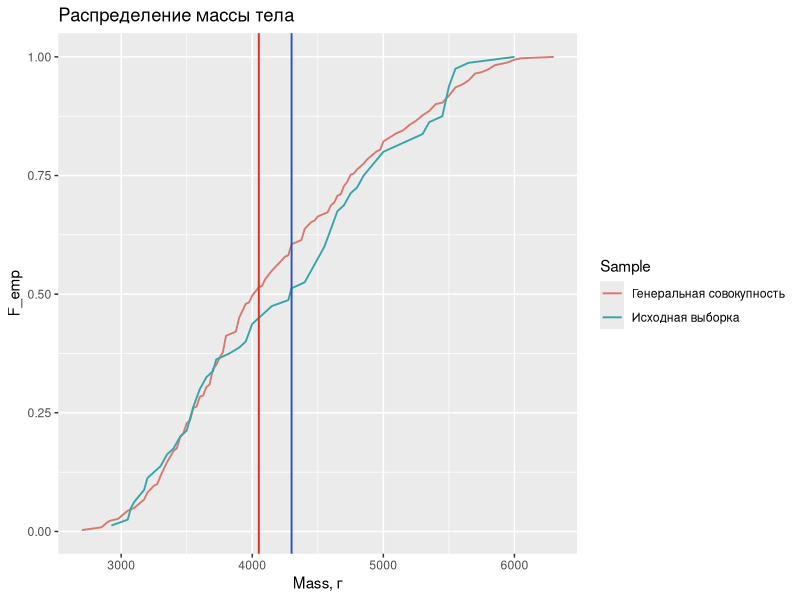
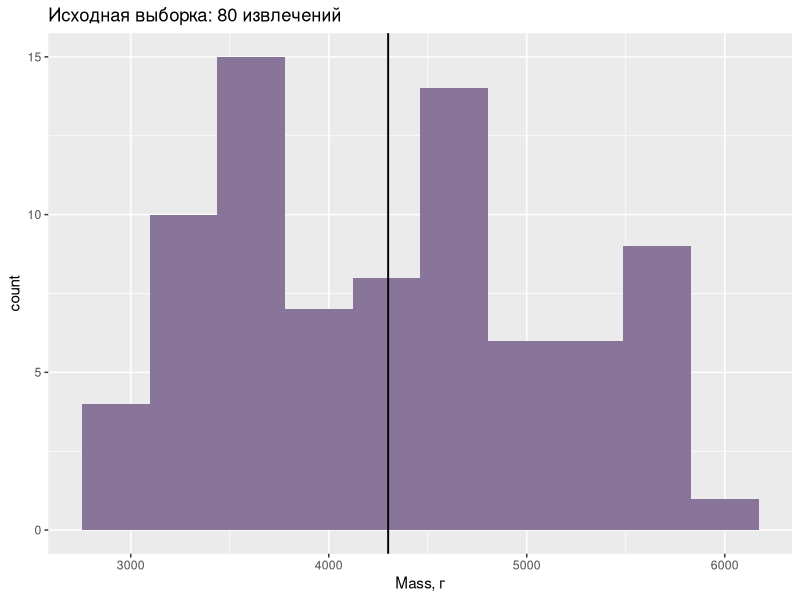
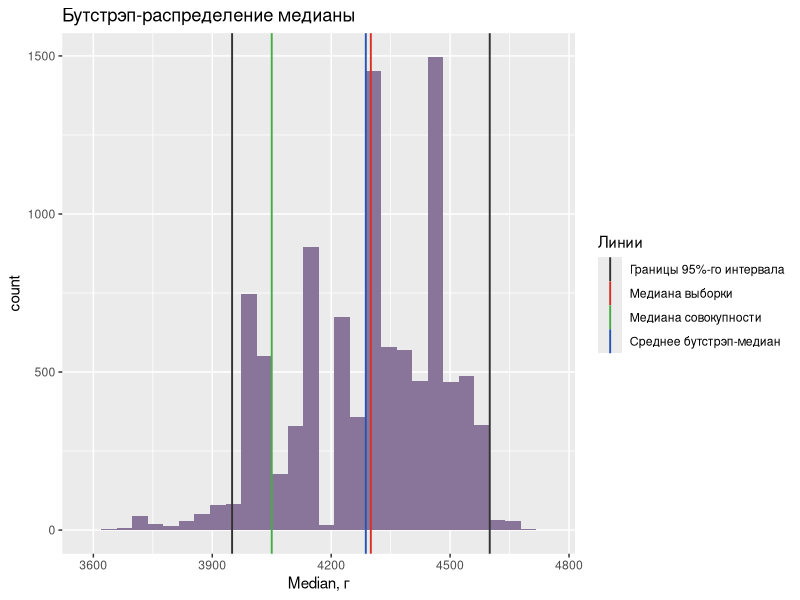
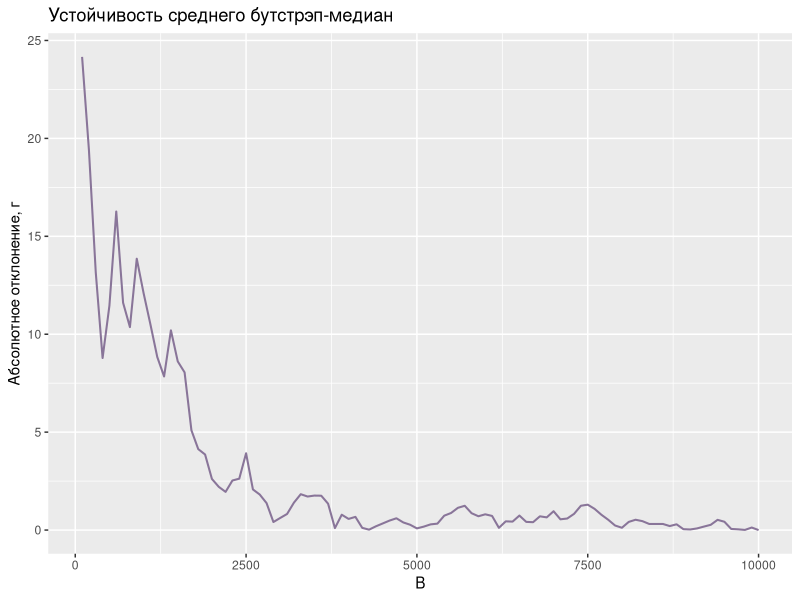
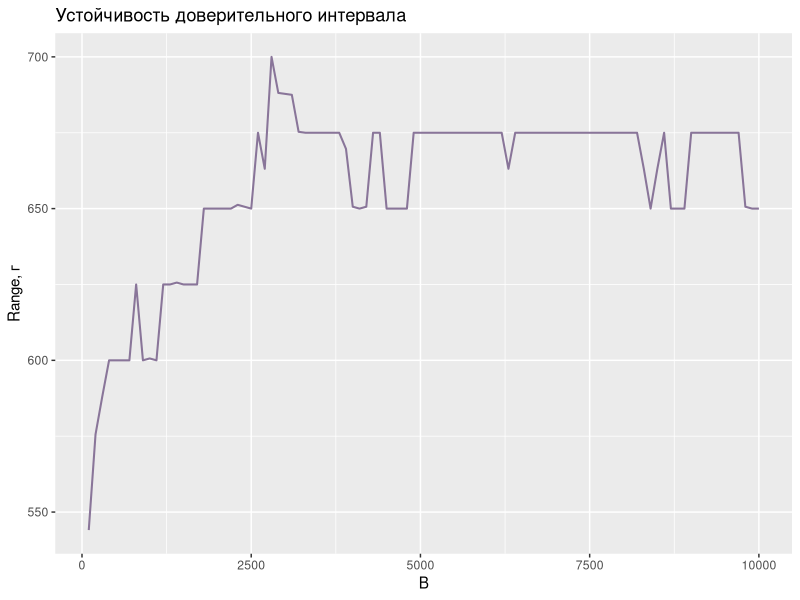
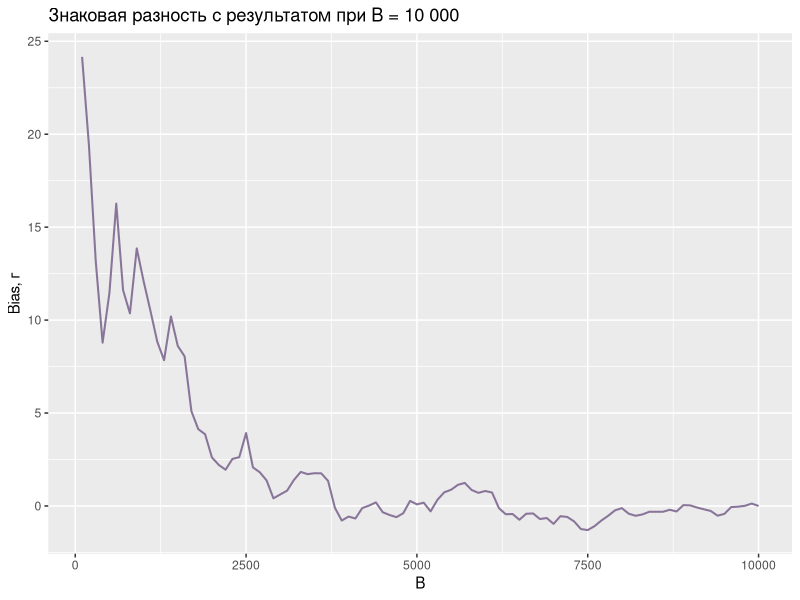

Reproduce these figures in R, in order.
## ---- chunk 1
knitr::opts_chunk$set(echo = TRUE, message = FALSE, warning = TRUE,
                      fig.width = 10, fig.height = 6.3, dpi = 150,
                      dev = "png", dev.args = list(type = "cairo"))
options(scipen = 20)
## ---- chunk 2
# Эти пакеты устанавливаются один раз перед первой сборкой:
# install.packages(c("palmerpenguins", "ggplot2", "knitr", "rmarkdown"))
library(palmerpenguins)
library(ggplot2)

population <- as.data.frame(
  penguins[!is.na(penguins$body_mass_g), c("species", "body_mass_g")]
)
rownames(population) <- NULL

# Указываем алгоритмы генератора, чтобы повторить заданную серию.
RNGkind(kind = "Mersenne-Twister", normal.kind = "Inversion",
        sample.kind = "Rejection")
set.seed(2026)
start_rows <- sample.int(342, size = 80, replace = TRUE)
initial_sample <- population[start_rows, , drop = FALSE]

all_masses <- population$body_mass_g
observed_masses <- initial_sample$body_mass_g
population_median <- median(all_masses)
sample_median <- median(observed_masses)

stopifnot(nrow(population) == 342L, nrow(initial_sample) == 80L,
          !anyNA(observed_masses))

show_number <- function(x) {
  format(x, digits = 10, trim = TRUE, scientific = FALSE)
}
knitr::kable(data.frame(
  Показатель = c("Объем совокупности", "Объем исходной выборки",
                "Медиана совокупности, г", "Медиана исходной выборки, г"),
  Значение = c(length(all_masses), length(observed_masses),
              population_median, sample_median)
), row.names = FALSE)
## ---- chunk 3
distribution_data <- rbind(
  data.frame(Mass = all_masses, Sample = "Генеральная совокупность"),
  data.frame(Mass = observed_masses, Sample = "Исходная выборка")
)

ggplot(distribution_data, aes(x = Mass, color = Sample)) +
  stat_ecdf(geom = "line", pad = FALSE, linewidth = 0.65) +
  geom_vline(xintercept = population_median, color = "#d73027", linewidth = 0.65) +
  geom_vline(xintercept = sample_median, color = "#2853b9", linewidth = 0.65) +
  scale_color_manual(values = c("Генеральная совокупность" = "#d87970",
                                "Исходная выборка" = "#36a5aa")) +
  labs(title = "Распределение массы тела", x = "Mass, г", y = "F_emp",
       color = "Sample")
## ---- chunk 4
mass_bin_width <- diff(range(observed_masses)) / (10 - 1)
mass_limits <- seq(min(observed_masses) - mass_bin_width / 2,
                     max(observed_masses) + mass_bin_width / 2, length.out = 11)
hist_fill <- "#897599"

ggplot(data.frame(Mass = observed_masses), aes(x = Mass)) +
  geom_histogram(breaks = mass_limits, fill = hist_fill) +
  geom_vline(xintercept = sample_median, linewidth = 0.65) +
  labs(title = "Исходная выборка: 80 извлечений", x = "Mass, г", y = "count")
## ---- chunk 5
max_repeats <- 10000L
median_repeats <- numeric(max_repeats)

set.seed(2027)
for (iteration in seq_len(max_repeats)) {
  resample_rows <- sample.int(80, size = 80, replace = TRUE)
  bootstrap_sample <- initial_sample[resample_rows, , drop = FALSE]
  median_repeats[iteration] <- median(bootstrap_sample$body_mass_g)
}

stopifnot(length(median_repeats) == 10000L, all(is.finite(median_repeats)))
## ---- chunk 6
average_median <- mean(median_repeats)
median_se <- sd(median_repeats)
median_bias <- average_median - sample_median
percentile_interval <- quantile(median_repeats, probs = c(0.025, 0.975),
                     type = 7, names = FALSE)
interval_width <- percentile_interval[2] - percentile_interval[1]
contains_population <- population_median >= percentile_interval[1] && population_median <= percentile_interval[2]

main_results <- data.frame(
  Показатель = c("Среднее бутстрэп-медиан, г", "Стандартная ошибка, г",
                "Бутстрэп-смещение, г", "Нижняя граница интервала, г",
                "Верхняя граница интервала, г", "Ширина интервала, г"),
  Значение = sapply(c(average_median, median_se, median_bias, percentile_interval, interval_width),
                   show_number),
  check.names = FALSE
)
knitr::kable(main_results, row.names = FALSE)
## ---- chunk 7
median_bin_width <- diff(range(median_repeats)) / (30 - 1)
median_limits <- seq(min(median_repeats) - median_bin_width / 2,
                   max(median_repeats) + median_bin_width / 2, length.out = 31)
reference_lines <- data.frame(
  Value = c(percentile_interval, sample_median, average_median, population_median),
  Role = c("Границы 95%-го интервала", "Границы 95%-го интервала",
           "Медиана выборки", "Среднее бутстрэп-медиан", "Медиана совокупности")
)

ggplot(data.frame(Median = median_repeats), aes(x = Median)) +
  geom_histogram(breaks = median_limits, fill = hist_fill) +
  geom_vline(data = reference_lines, aes(xintercept = Value, color = Role),
             linewidth = 0.65) +
  scale_color_manual(values = c("Границы 95%-го интервала" = "#333333",
                                "Медиана выборки" = "#d73027",
                                "Среднее бутстрэп-медиан" = "#2853b9",
                                "Медиана совокупности" = "#44ad45")) +
  labs(title = "Бутстрэп-распределение медианы", x = "Median, г", y = "count",
       color = "Линии")
## ---- chunk 8
repeat_grid <- seq(100L, max_repeats, by = 100L)
stability_results <- data.frame(
  B = repeat_grid, Mean = NA_real_, Deviation = NA_real_, SE = NA_real_,
  Lower = NA_real_, Upper = NA_real_, Width = NA_real_, Signed = NA_real_
)

for (position in seq_along(repeat_grid)) {
  b <- repeat_grid[position]
  first_medians <- median_repeats[seq_len(b)]
  average <- mean(first_medians)
  bounds <- quantile(first_medians, c(0.025, 0.975), type = 7, names = FALSE)
  stability_results$Mean[position] <- average
  stability_results$Deviation[position] <- abs(average - average_median)
  stability_results$SE[position] <- sd(first_medians)
  stability_results$Lower[position] <- bounds[1]
  stability_results$Upper[position] <- bounds[2]
  stability_results$Width[position] <- bounds[2] - bounds[1]
  stability_results$Signed[position] <- average - average_median
}
## ---- chunk 9
ggplot(stability_results, aes(x = B, y = Deviation)) +
  geom_line(color = hist_fill, linewidth = 0.7) +
  labs(title = "Устойчивость среднего бутстрэп-медиан", x = "B",
       y = "Абсолютное отклонение, г")
## ---- chunk 10
ggplot(stability_results, aes(x = B, y = Width)) +
  geom_line(color = hist_fill, linewidth = 0.7) +
  labs(title = "Устойчивость доверительного интервала", x = "B", y = "Range, г")
## ---- chunk 11
report_sizes <- c(100, 1000, 2000, 5000, 10000)
report_rows <- stability_results[stability_results$B %in% report_sizes, ]
comparison_table <- data.frame(
  Показатель = c("Средняя бутстрэп-медиан, г", "Отклонение от B = 10 000, г",
                "Стандартная ошибка, г", "Нижняя граница интервала, г",
                "Верхняя граница интервала, г", "Ширина интервала, г"),
  check.names = FALSE
)
for (position in seq_len(nrow(report_rows))) {
  values <- c(report_rows$Mean[position], report_rows$Deviation[position], report_rows$SE[position],
              report_rows$Lower[position], report_rows$Upper[position], report_rows$Width[position])
  comparison_table[[as.character(report_rows$B[position])]] <-
    sapply(values, show_number)
}
knitr::kable(comparison_table, row.names = FALSE)
## ---- chunk 12
save_folder <- "results_Andreus"
dir.create(save_folder, showWarnings = FALSE, recursive = TRUE)
write.csv(data.frame(Repeat = seq_len(max_repeats), Median = median_repeats),
          file.path(save_folder, "bootstrap_medians.csv"), row.names = FALSE)
write.csv(stability_results, file.path(save_folder, "stability_all_B.csv"),
          row.names = FALSE)
write.csv(report_rows, file.path(save_folder, "control_values.csv"), row.names = FALSE)
write.csv(data.frame(Draw = seq_len(80), Population_row = start_rows,
                     initial_sample),
          file.path(save_folder, "initial_sample.csv"), row.names = FALSE)
## ---- chunk 13
ggplot(stability_results, aes(x = B, y = Signed)) +
  geom_line(color = hist_fill, linewidth = 0.7) +
  labs(title = "Знаковая разность с результатом при B = 10 000",
       x = "B", y = "Bias, г")
